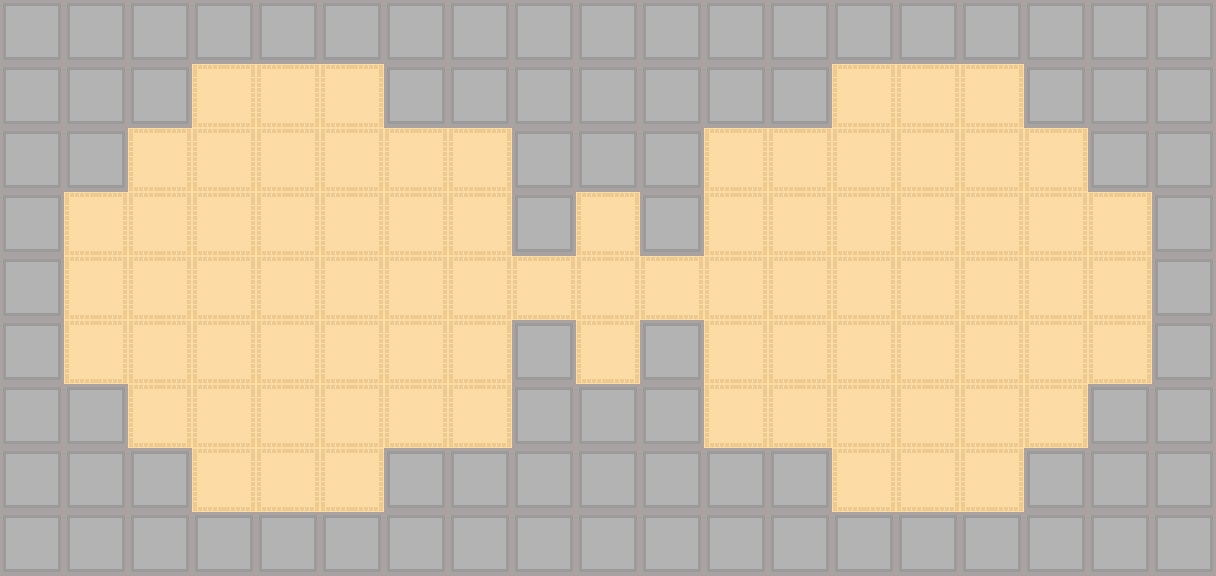

A 2D game scene composited from a Tiled map and its tileset images. What follows is a short description and the map's XML, with every tile layer's data as written:
An orthogonal 19x9 tile map with 64x64 px tiles, 3 tile layers (floor, wall1, wall2), 3 tilesets.

<map version="1.10" tiledversion="1.11.0" orientation="orthogonal" renderorder="right-down" width="19" height="9" tilewidth="64" tileheight="64" infinite="0" nextlayerid="4" nextobjectid="1">
 <tileset firstgid="1" source="../floor.tsx" />
 <tileset firstgid="2" source="../wall.tsx" />
 <tileset firstgid="3" source="../images/game/background/wall2.tsx" />
 <layer id="1" name="floor" width="19" height="9">
  <data encoding="csv">
1,1,1,1,1,1,1,1,1,1,1,1,1,1,1,1,1,1,1,
1,1,1,1,1,1,1,1,1,1,1,1,1,1,1,1,1,1,1,
1,1,1,1,1,1,1,1,1,1,1,1,1,1,1,1,1,1,1,
1,1,1,1,1,1,1,1,1,1,1,1,1,1,1,1,1,1,1,
1,1,1,1,1,1,1,1,1,1,1,1,1,1,1,1,1,1,1,
1,1,1,1,1,1,1,1,1,1,1,1,1,1,1,1,1,1,1,
1,1,1,1,1,1,1,1,1,1,1,1,1,1,1,1,1,1,1,
1,1,1,1,1,1,1,1,1,1,1,1,1,1,1,1,1,1,1,
1,1,1,1,1,1,1,1,1,1,1,1,1,1,1,1,1,1,1
</data>
 </layer>
 <layer id="2" name="wall1" width="19" height="9">
  <data encoding="csv">
0,0,0,0,0,0,0,0,0,0,0,0,0,0,0,0,0,0,0,
0,0,0,0,0,0,0,0,0,0,0,0,0,0,0,0,0,0,0,
0,0,0,0,0,0,0,0,0,0,0,0,0,0,0,0,0,0,0,
0,0,0,0,0,0,0,0,0,0,0,0,0,0,0,0,0,0,0,
0,0,0,0,0,0,0,0,0,0,0,0,0,0,0,0,0,0,0,
0,0,0,0,0,0,0,0,0,0,0,0,0,0,0,0,0,0,0,
0,0,0,0,0,0,0,0,0,0,0,0,0,0,0,0,0,0,0,
0,0,0,0,0,0,0,0,0,0,0,0,0,0,0,0,0,0,0,
0,0,0,0,0,0,0,0,0,0,0,0,0,0,0,0,0,0,0
</data>
 </layer>
 <layer id="3" name="wall2" width="19" height="9">
  <data encoding="csv">
3,3,3,3,3,3,3,3,3,3,3,3,3,3,3,3,3,3,3,
3,3,3,0,0,0,3,3,3,3,3,3,3,0,0,0,3,3,3,
3,3,0,0,0,0,0,0,3,3,3,0,0,0,0,0,0,3,3,
3,0,0,0,0,0,0,0,3,0,3,0,0,0,0,0,0,0,3,
3,0,0,0,0,0,0,0,0,0,0,0,0,0,0,0,0,0,3,
3,0,0,0,0,0,0,0,3,0,3,0,0,0,0,0,0,0,3,
3,3,0,0,0,0,0,0,3,3,3,0,0,0,0,0,0,3,3,
3,3,3,0,0,0,3,3,3,3,3,3,3,0,0,0,3,3,3,
3,3,3,3,3,3,3,3,3,3,3,3,3,3,3,3,3,3,3
</data>
 </layer>
</map>
